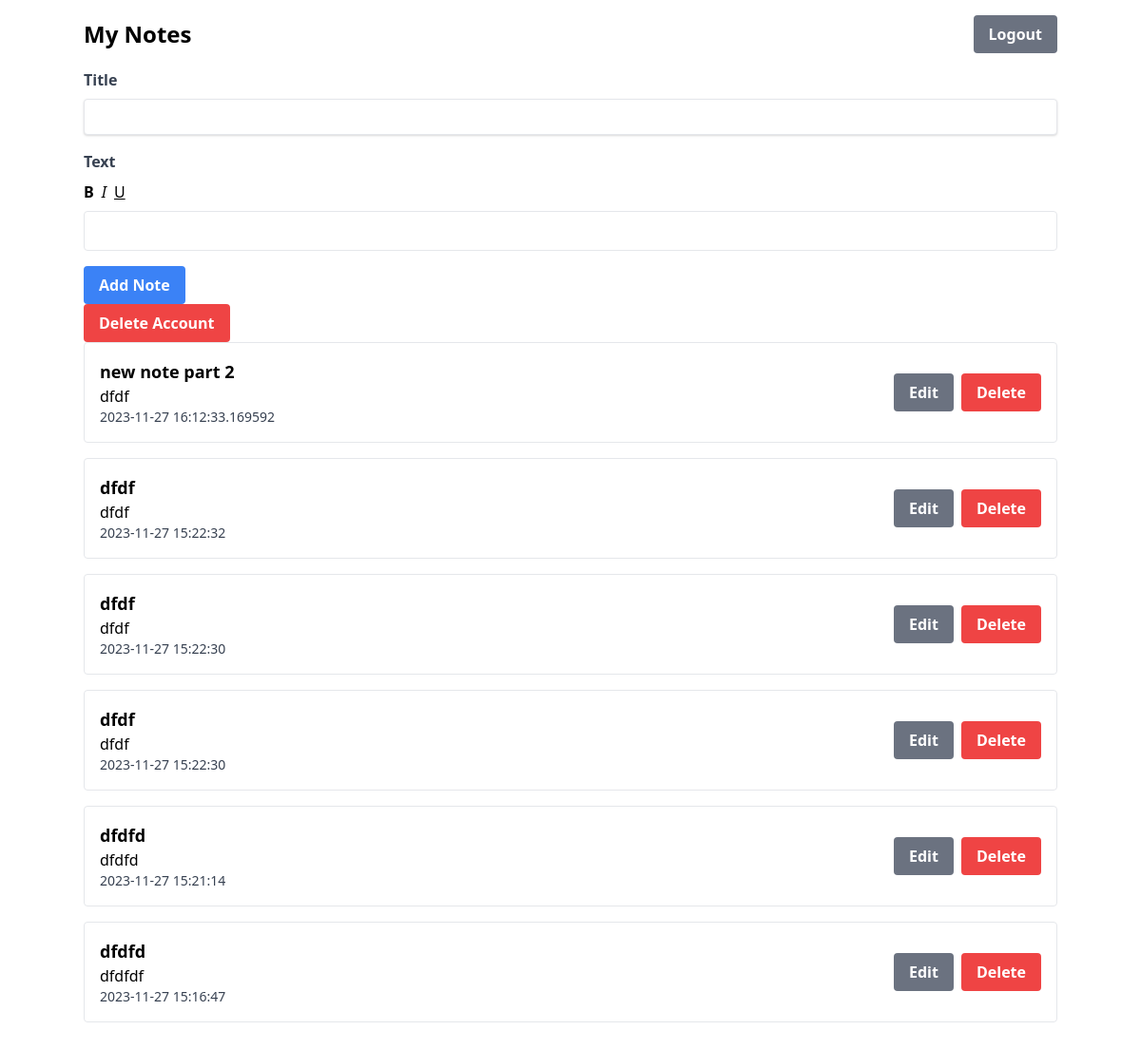
/create_note (signed in), run on the app's committed database.
### app/models.py (models this page shows)
class Note(db.Model):
    id = db.Column(db.Integer, primary_key = True)
    title = db.Column(db.String(100), nullable=False)
    data = db.Column(db.String(10000))
    date = db.Column(db.DateTime(timezone=True), default = func.now())
    user_id = db.Column(db.Integer, db.ForeignKey('user.id'))

### app/routes.py (the view, shortened to what this page needs)
@myapp_obj.route('/create_note', methods=['GET', 'POST'])
@login_required
def create_note():
    current_form = CreateNoteForm()
    user_notes = Note.query.filter_by(user_id=current_user.id).order_by(Note.date.desc()).all()
    return render_template('create_note.html', current_form=current_form, user_notes=user_notes)

### app/forms.py
class CreateNoteForm(FlaskForm):
    title = StringField('Title', validators=[DataRequired()])
    text = TextAreaField('Text', validators=[DataRequired()])
    submit = SubmitField('Create Note')

### app/models.py (called while the page is built)
@login.user_loader
def load_user(user_id):
    return User.query.get(int(user_id))

### app/templates/create_note.html (shortened to what this page needs)
<!DOCTYPE html>
<html>
  <head>
    <link
      rel="stylesheet"
      href="https://cdn.jsdelivr.net/npm/tailwindcss/dist/tailwind.min.css"
    />
  </head>
  <body>
    <div class="container mx-auto py-4">
      <div class="flex justify-between items-center mb-4">
        <h1 class="text-2xl font-bold">My Notes</h1>
        <a
          href="{{ url_for('logout') }}"
          class="bg-gray-500 hover:bg-blue-700 text-white font-bold py-2 px-4 rounded focus:outline-none focus:shadow-outline"
        >
          Logout
        </a>
      </div>
      <form method="POST" action="{{url_for('create_note')}}">
        <div class="mb-4">
          <label class="block text-gray-700 font-bold mb-2" for="title"
            >Title</label
          >
          {{ current_form.title(class="shadow appearance-none border rounded
          w-full py-2 px-3 text-gray-700 leading-tight focus:outline-none
          focus:shadow-outline") }}
        </div>
        <div class="mb-4">
          <label class="block text-gray-700 font-bold mb-2" for="text"
            >Text</label
          >
          <div class="flex mb-2">
            <button
              id="boldBtn"
              type="button"
              class="mr-2 font-bold"
              onclick="applyFormatting('bold')"
            >
              B
            </button>
            <button
              id="italicBtn"
              type="button"
              class="mr-2 italic"
              onclick="applyFormatting('italic')"
            >
              I
            </button>
            <button
              id="underlineBtn"
              type="button"
              class="underline"
              onclick="applyFormatting('underline')"
            >
              U
            </button>
          </div>
          <div
            class="border rounded px-3 py-2"
            contenteditable="true"
            id="noteText"
          ></div>
        </div>
        <button
          class="bg-blue-500 hover:bg-blue-700 text-white font-bold py-2 px-4 rounded focus:outline-none focus:shadow-outline"
          type="submit"
        >
          Add Note
        </button>
      </form>
      <form method="POST" action="{{ url_for('delete_account') }}">
        <button
          class="bg-red-500 hover:bg-red-700 text-white font-bold py-2 px-4 rounded focus:outline-none focus:shadow-outline inline"
          type="submit"
        >
          Delete Account
        </button>
      </form>
      {% for note in user_notes %}
      <div class="border rounded p-4 mb-4 flex justify-between items-center">
        <div>
          <h2 class="text-lg font-bold">{{ note.title }}</h2>
          <div class="text-content">{{ note.data }}</div>
          <p class="text-sm text-gray-700">{{ note.date }}</p>
        </div>
        <div class="flex space-x-2">
          <a
            href="{{ url_for('edit_note', note_id=note.id) }}"
            class="bg-gray-500 hover:bg-yellow-700 text-white font-bold py-2 px-4 rounded focus:outline-none focus:shadow-outline inline"
          >
            Edit
          </a>
          <form
            method="POST"
            action="{{ url_for('delete_note', note_id=note.id) }}"
            class="inline"
          >
            <button
              class="bg-red-500 hover:bg-red-700 text-white font-bold py-2 px-4 rounded focus:outline-none focus:shadow-outline inline"
              type="submit"
            >
              Delete
            </button>
          </form>
        </div>
      </div>
      {% endfor %}
    </div>
  </body>
</html>

### data on the page
Note: title "new note part 2", data "dfdf", date "2023-11-27 16:12:33.169592"
Note: title "dfdf", data "dfdf", date "2023-11-27 15:22:32"
Note: title "dfdf", data "dfdf", date "2023-11-27 15:22:30"
Note: title "dfdf", data "dfdf", date "2023-11-27 15:22:30"
Note: title "dfdfd", data "dfdfd", date "2023-11-27 15:21:14"
Note: title "dfdfd", data "dfdfdf", date "2023-11-27 15:16:47"
